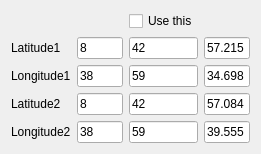
   <widget class="QWidget" name="gridLayoutWidget_3">
    <property name="geometry">
     <rect>
      <x>300</x>
      <y>320</y>
      <width>261</width>
      <height>131</height>
     </rect>
    </property>
    <property name="font">
     <font>
      <family>Ubuntu</family>
      <pointsize>9</pointsize>
      <weight>50</weight>
      <italic>false</italic>
      <bold>false</bold>
     </font>
    </property>
    <layout class="QGridLayout" name="gridLayout_3">
     <item row="1" column="0">
      <widget class="QLabel" name="label_37">
       <property name="font">
        <font>
         <family>Ubuntu</family>
         <pointsize>9</pointsize>
         <weight>50</weight>
         <italic>false</italic>
         <bold>false</bold>
        </font>
       </property>
       <property name="text">
        <string>Latitude1</string>
       </property>
      </widget>
     </item>
     <item row="2" column="0">
      <widget class="QLabel" name="label_36">
       <property name="font">
        <font>
         <family>Ubuntu</family>
         <pointsize>9</pointsize>
         <weight>50</weight>
         <italic>false</italic>
         <bold>false</bold>
        </font>
       </property>
       <property name="text">
        <string>Longitude1</string>
       </property>
      </widget>
     </item>
     <item row="1" column="2">
      <widget class="QLineEdit" name="lineEdit_16">
       <property name="font">
        <font>
         <family>Ubuntu</family>
         <pointsize>9</pointsize>
         <weight>50</weight>
         <italic>false</italic>
         <bold>false</bold>
        </font>
       </property>
       <property name="text">
        <string>42</string>
       </property>
      </widget>
     </item>
     <item row="4" column="0">
      <widget class="QLabel" name="label_39">
       <property name="font">
        <font>
         <family>Ubuntu</family>
         <pointsize>9</pointsize>
         <weight>50</weight>
         <italic>false</italic>
         <bold>false</bold>
        </font>
       </property>
       <property name="text">
        <string>Longitude2</string>
       </property>
      </widget>
     </item>
     <item row="3" column="0">
      <widget class="QLabel" name="label_38">
       <property name="font">
        <font>
         <family>Ubuntu</family>
         <pointsize>9</pointsize>
         <weight>50</weight>
         <italic>false</italic>
         <bold>false</bold>
        </font>
       </property>
       <property name="text">
        <string>Latitude2</string>
       </property>
      </widget>
     </item>
     <item row="1" column="1">
      <widget class="QLineEdit" name="lineEdit_15">
       <property name="font">
        <font>
         <family>Ubuntu</family>
         <pointsize>9</pointsize>
         <weight>50</weight>
         <italic>false</italic>
         <bold>false</bold>
        </font>
       </property>
       <property name="text">
        <string>8</string>
       </property>
      </widget>
     </item>
     <item row="1" column="3">
      <widget class="QLineEdit" name="lineEdit_17">
       <property name="font">
        <font>
         <family>Ubuntu</family>
         <pointsize>9</pointsize>
         <weight>50</weight>
         <italic>false</italic>
         <bold>false</bold>
        </font>
       </property>
       <property name="text">
        <string>57.215</string>
       </property>
      </widget>
     </item>
     <item row="2" column="1">
      <widget class="QLineEdit" name="lineEdit_18">
       <property name="font">
        <font>
         <family>Ubuntu</family>
         <pointsize>9</pointsize>
         <weight>50</weight>
         <italic>false</italic>
         <bold>false</bold>
        </font>
       </property>
       <property name="text">
        <string>38</string>
       </property>
      </widget>
     </item>
     <item row="2" column="2">
      <widget class="QLineEdit" name="lineEdit_19">
       <property name="font">
        <font>
         <family>Ubuntu</family>
         <pointsize>9</pointsize>
         <weight>50</weight>
         <italic>false</italic>
         <bold>false</bold>
        </font>
       </property>
       <property name="text">
        <string>59</string>
       </property>
      </widget>
     </item>
     <item row="2" column="3">
      <widget class="QLineEdit" name="lineEdit_20">
       <property name="font">
        <font>
         <family>Ubuntu</family>
         <pointsize>9</pointsize>
         <weight>50</weight>
         <italic>false</italic>
         <bold>false</bold>
        </font>
       </property>
       <property name="text">
        <string>34.698</string>
       </property>
      </widget>
     </item>
     <item row="3" column="1">
      <widget class="QLineEdit" name="lineEdit_21">
       <property name="font">
        <font>
         <family>Ubuntu</family>
         <pointsize>9</pointsize>
         <weight>50</weight>
         <italic>false</italic>
         <bold>false</bold>
        </font>
       </property>
       <property name="text">
        <string>8</string>
       </property>
      </widget>
     </item>
     <item row="3" column="2">
      <widget class="QLineEdit" name="lineEdit_22">
       <property name="font">
        <font>
         <family>Ubuntu</family>
         <pointsize>9</pointsize>
         <weight>50</weight>
         <italic>false</italic>
         <bold>false</bold>
        </font>
       </property>
       <property name="text">
        <string>42</string>
       </property>
      </widget>
     </item>
     <item row="3" column="3">
      <widget class="QLineEdit" name="lineEdit_23">
       <property name="font">
        <font>
         <family>Ubuntu</family>
         <pointsize>9</pointsize>
         <weight>50</weight>
         <italic>false</italic>
         <bold>false</bold>
        </font>
       </property>
       <property name="text">
        <string>57.084</string>
       </property>
      </widget>
     </item>
     <item row="4" column="1">
      <widget class="QLineEdit" name="lineEdit_24">
       <property name="font">
        <font>
         <family>Ubuntu</family>
         <pointsize>9</pointsize>
         <weight>50</weight>
         <italic>false</italic>
         <bold>false</bold>
        </font>
       </property>
       <property name="text">
        <string>38</string>
       </property>
      </widget>
     </item>
     <item row="4" column="2">
      <widget class="QLineEdit" name="lineEdit_25">
       <property name="font">
        <font>
         <family>Ubuntu</family>
         <pointsize>9</pointsize>
         <weight>50</weight>
         <italic>false</italic>
         <bold>false</bold>
        </font>
       </property>
       <property name="text">
        <string>59</string>
       </property>
      </widget>
     </item>
     <item row="4" column="3">
      <widget class="QLineEdit" name="lineEdit_26">
       <property name="font">
        <font>
         <family>Ubuntu</family>
         <pointsize>9</pointsize>
         <weight>50</weight>
         <italic>false</italic>
         <bold>false</bold>
        </font>
       </property>
       <property name="text">
        <string>39.555</string>
       </property>
      </widget>
     </item>
     <item row="5" column="1">
      <spacer name="verticalSpacer_3">
       <property name="orientation">
        <enum>Qt::Vertical</enum>
       </property>
       <property name="sizeHint" stdset="0">
        <size>
         <width>20</width>
         <height>40</height>
        </size>
       </property>
      </spacer>
     </item>
     <item row="0" column="2">
      <widget class="QCheckBox" name="use_this">
       <property name="font">
        <font>
         <family>Ubuntu</family>
         <pointsize>9</pointsize>
         <weight>50</weight>
         <italic>false</italic>
         <bold>false</bold>
        </font>
       </property>
       <property name="text">
        <string>Use this</string>
       </property>
      </widget>
     </item>
    </layout>
   </widget>
